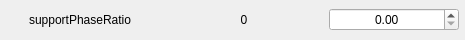
                      <widget class="QFrame" name="frame_49">
                       <property name="minimumSize">
                        <size>
                         <width>465</width>
                         <height>40</height>
                        </size>
                       </property>
                       <property name="maximumSize">
                        <size>
                         <width>465</width>
                         <height>40</height>
                        </size>
                       </property>
                       <property name="frameShape">
                        <enum>QFrame::NoFrame</enum>
                       </property>
                       <property name="frameShadow">
                        <enum>QFrame::Sunken</enum>
                       </property>
                       <layout class="QHBoxLayout" name="horizontalLayout_51">
                        <property name="spacing">
                         <number>5</number>
                        </property>
                        <property name="leftMargin">
                         <number>0</number>
                        </property>
                        <property name="topMargin">
                         <number>0</number>
                        </property>
                        <property name="rightMargin">
                         <number>5</number>
                        </property>
                        <property name="bottomMargin">
                         <number>0</number>
                        </property>
                        <item>
                         <widget class="QLabel" name="label_101">
                          <property name="minimumSize">
                           <size>
                            <width>158</width>
                            <height>0</height>
                           </size>
                          </property>
                          <property name="maximumSize">
                           <size>
                            <width>158</width>
                            <height>16777215</height>
                           </size>
                          </property>
                          <property name="toolTip">
                           <string>The length of the double support phase in walk cycle. =0 is full single support, no double support phase. =1 is full double support phase.</string>
                          </property>
                          <property name="text">
                           <string>supportPhaseRatio</string>
                          </property>
                          <property name="alignment">
                           <set>Qt::AlignCenter</set>
                          </property>
                         </widget>
                        </item>
                        <item>
                         <widget class="QLabel" name="label_102">
                          <property name="minimumSize">
                           <size>
                            <width>158</width>
                            <height>0</height>
                           </size>
                          </property>
                          <property name="maximumSize">
                           <size>
                            <width>158</width>
                            <height>16777215</height>
                           </size>
                          </property>
                          <property name="text">
                           <string>0</string>
                          </property>
                          <property name="alignment">
                           <set>Qt::AlignCenter</set>
                          </property>
                         </widget>
                        </item>
                        <item>
                         <widget class="QDoubleSpinBox" name="doubleSpinBox_48">
                          <property name="minimumSize">
                           <size>
                            <width>130</width>
                            <height>0</height>
                           </size>
                          </property>
                          <property name="maximumSize">
                           <size>
                            <width>130</width>
                            <height>16777215</height>
                           </size>
                          </property>
                          <property name="styleSheet">
                           <string notr="true"/>
                          </property>
                          <property name="alignment">
                           <set>Qt::AlignCenter</set>
                          </property>
                         </widget>
                        </item>
                       </layout>
                      </widget>
